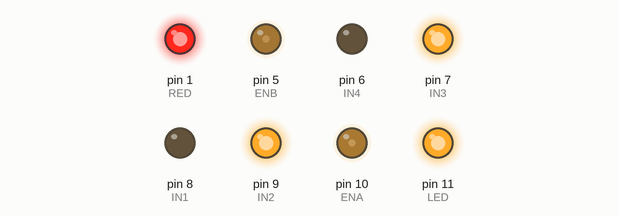
This sketch was run on a simulated Arduino Uno, built with avr-gcc and run on an emulated ATmega328P. Shown: output pins drawn as LEDs (lit = HIGH).

Above: at 0.1 s.
Timing chart, 0 to 1.6 s (numbered marks = the images above):
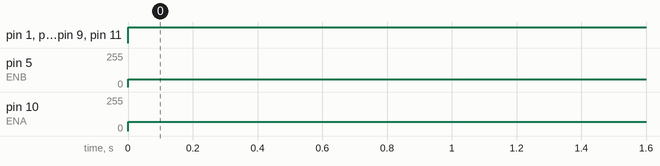

Measured:
- by itself, pin 1 (RED), pin 7 (IN3), pin 9 (IN2), pin 11 (LED): LOW → HIGH at 0.00 s
- by itself, pin 5 (ENB): 0/255 → 60/255 at 0.00 s
- by itself, pin 10 (ENA): 0/255 → 70/255 at 0.00 s

The sketch:

YT_TEST_pmw.ino
```cpp
const int IN1 = 8;
const int IN2 = 9;
const int IN3 = 7;
const int IN4 = 6;
const int ENA = 10;
const int ENB = 5;
const int LED = 11;
const int RED =1;

void setup() {

  pinMode (IN1, OUTPUT);
  pinMode (IN2, OUTPUT);
  pinMode (IN3, OUTPUT);
  pinMode (IN4, OUTPUT);
  pinMode (ENA, OUTPUT);
  pinMode (ENB, OUTPUT);
  pinMode (LED, OUTPUT);
  pinMode (RED, OUTPUT);
  // put your setup code here, to run once:

}

void loop() {

  analogWrite(ENA, 70);
  analogWrite(ENB, 60);
  digitalWrite(IN1, LOW);
  digitalWrite(IN2, HIGH);
  digitalWrite(IN3, HIGH);
  digitalWrite(IN4, LOW);
  digitalWrite(IN4, LOW);
  digitalWrite(LED, HIGH);
  digitalWrite(RED, HIGH);

  // put your main code here, to run repeatedly:

}
```
